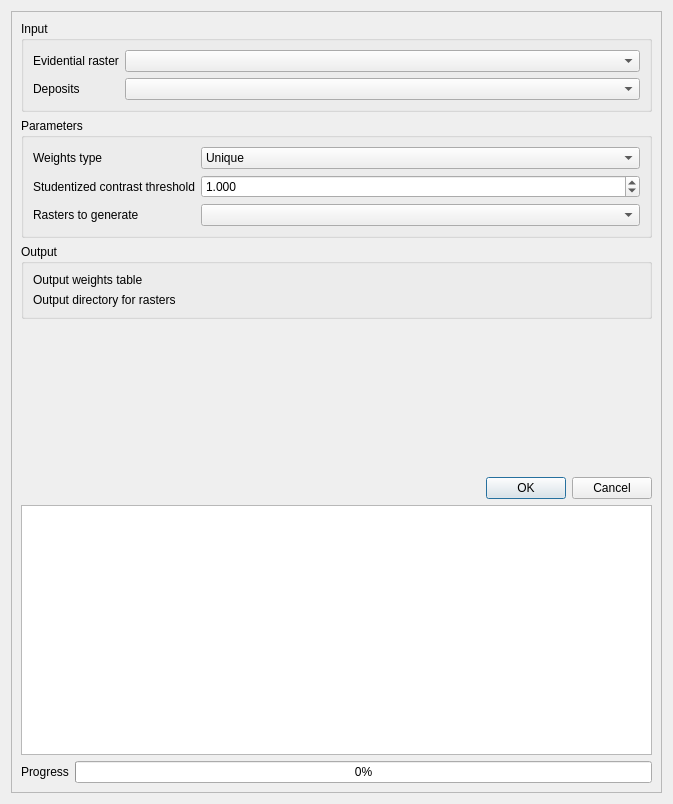
<?xml version="1.0" encoding="UTF-8"?>
<ui version="4.0">
 <class>Form</class>
 <widget class="QWidget" name="Form">
  <property name="geometry">
   <rect>
    <x>0</x>
    <y>0</y>
    <width>673</width>
    <height>804</height>
   </rect>
  </property>
  <property name="windowTitle">
   <string>Form</string>
  </property>
  <layout class="QVBoxLayout" name="verticalLayout_2">
   <item>
    <widget class="QScrollArea" name="scrollArea_2">
     <property name="widgetResizable">
      <bool>true</bool>
     </property>
     <widget class="QWidget" name="scrollAreaWidgetContents_2">
      <property name="geometry">
       <rect>
        <x>0</x>
        <y>0</y>
        <width>653</width>
        <height>784</height>
       </rect>
      </property>
      <layout class="QVBoxLayout" name="verticalLayout">
       <item>
        <widget class="QGroupBox" name="groupBox">
         <property name="title">
          <string>Input</string>
         </property>
         <layout class="QFormLayout" name="formLayout_2">
          <item row="0" column="0">
           <widget class="QLabel" name="label_2">
            <property name="toolTip">
             <string>The evidential raster to calculate weights from.</string>
            </property>
            <property name="text">
             <string>Evidential raster</string>
            </property>
           </widget>
          </item>
          <item row="0" column="1">
           <widget class="QgsMapLayerComboBox" name="evidential_raster">
            <property name="toolTip">
             <string>The evidential raster to calculate weights from.</string>
            </property>
           </widget>
          </item>
          <item row="1" column="0">
           <widget class="QLabel" name="label_3">
            <property name="toolTip">
             <string>Vector point or raster data representing the mineral deposits.</string>
            </property>
            <property name="text">
             <string>Deposits</string>
            </property>
           </widget>
          </item>
          <item row="1" column="1">
           <widget class="QgsMapLayerComboBox" name="deposits">
            <property name="toolTip">
             <string>Vector point or raster data representing the mineral deposits.</string>
            </property>
           </widget>
          </item>
         </layout>
        </widget>
       </item>
       <item>
        <widget class="QGroupBox" name="application_parameter_box">
         <property name="title">
          <string>Parameters</string>
         </property>
         <layout class="QFormLayout" name="formLayout">
          <item row="0" column="0">
           <widget class="QLabel" name="label">
            <property name="toolTip">
             <string>Weight type setting. Unique weights does not create generalized classes and does not use a studentized contrast threshold value while categorical, cumulative ascending and cumulative descending do. Categorical weights are calculated so that all classes with studentized contrast below the defined threshold are grouped into one generalized class. Cumulative ascending and descending weights find the class with max contrast and group classes above/below into generalized classes. Generalized weights are also calculated for generalized classes.</string>
            </property>
            <property name="text">
             <string>Weights type</string>
            </property>
           </widget>
          </item>
          <item row="0" column="1">
           <widget class="QComboBox" name="weights_type">
            <property name="toolTip">
             <string>Weight type setting. Unique weights does not create generalized classes and does not use a studentized contrast threshold value while categorical, cumulative ascending and cumulative descending do. Categorical weights are calculated so that all classes with studentized contrast below the defined threshold are grouped into one generalized class. Cumulative ascending and descending weights find the class with max contrast and group classes above/below into generalized classes. Generalized weights are also calculated for generalized classes.</string>
            </property>
            <item>
             <property name="text">
              <string>Unique</string>
             </property>
            </item>
            <item>
             <property name="text">
              <string>Categorical</string>
             </property>
            </item>
            <item>
             <property name="text">
              <string>Ascending</string>
             </property>
            </item>
            <item>
             <property name="text">
              <string>Descending</string>
             </property>
            </item>
           </widget>
          </item>
          <item row="1" column="0">
           <widget class="QLabel" name="label_4">
            <property name="toolTip">
             <string>Studentized contrast threshold value used with 'categorical', 'ascending' and 'descending' weight types. Used either as reclassification threshold directly (categorical) or to check that class with max contrast has studentized contrast value at least the defined value (cumulative).</string>
            </property>
            <property name="text">
             <string>Studentized contrast threshold</string>
            </property>
           </widget>
          </item>
          <item row="1" column="1">
           <widget class="QgsDoubleSpinBox" name="studentized_contrast_threshold">
            <property name="toolTip">
             <string>Studentized contrast threshold value used with 'categorical', 'ascending' and 'descending' weight types. Used either as reclassification threshold directly (categorical) or to check that class with max contrast has studentized contrast value at least the defined value (cumulative).</string>
            </property>
            <property name="decimals">
             <number>3</number>
            </property>
            <property name="minimum">
             <double>-99999.000000000000000</double>
            </property>
            <property name="maximum">
             <double>9999.000000000000000</double>
            </property>
            <property name="value">
             <double>1.000000000000000</double>
            </property>
           </widget>
          </item>
          <item row="2" column="0">
           <widget class="QLabel" name="label_6">
            <property name="toolTip">
             <string>Rasters to generate from the computed weight metrics (output weights table).</string>
            </property>
            <property name="text">
             <string>Rasters to generate</string>
            </property>
           </widget>
          </item>
          <item row="2" column="1">
           <widget class="QgsCheckableComboBox" name="rasters_to_generate">
            <property name="toolTip">
             <string>Rasters to generate from the computed weight metrics (output weights table).</string>
            </property>
            <property name="placeholderText">
             <string/>
            </property>
            <property name="defaultText">
             <string>auto</string>
            </property>
            <property name="checkedItems">
             <stringlist/>
            </property>
           </widget>
          </item>
         </layout>
        </widget>
       </item>
       <item>
        <widget class="QGroupBox" name="groupBox_2">
         <property name="title">
          <string>Output</string>
         </property>
         <layout class="QFormLayout" name="formLayout_3">
          <item row="1" column="0">
           <widget class="QLabel" name="label_5">
            <property name="toolTip">
             <string>Directory for the generated rasters. Can be left empty for temporary directory and rasters.</string>
            </property>
            <property name="text">
             <string>Output directory for rasters</string>
            </property>
           </widget>
          </item>
          <item row="1" column="1">
           <widget class="QgsFileWidget" name="output_directory">
            <property name="toolTip">
             <string>Directory for the generated rasters. Can be left empty for temporary directory and rasters.</string>
            </property>
            <property name="storageMode">
             <enum>QgsFileWidget::GetDirectory</enum>
            </property>
           </widget>
          </item>
          <item row="0" column="0">
           <widget class="QLabel" name="label_7">
            <property name="toolTip">
             <string>Output weight metrics.</string>
            </property>
            <property name="text">
             <string>Output weights table</string>
            </property>
           </widget>
          </item>
          <item row="0" column="1">
           <widget class="QgsFileWidget" name="output_table">
            <property name="toolTip">
             <string>Output weight metrics.</string>
            </property>
            <property name="storageMode">
             <enum>QgsFileWidget::SaveFile</enum>
            </property>
           </widget>
          </item>
         </layout>
        </widget>
       </item>
       <item>
        <spacer name="verticalSpacer_3">
         <property name="orientation">
          <enum>Qt::Vertical</enum>
         </property>
         <property name="sizeHint" stdset="0">
          <size>
           <width>20</width>
           <height>40</height>
          </size>
         </property>
        </spacer>
       </item>
       <item>
        <widget class="QDialogButtonBox" name="button_box">
         <property name="standardButtons">
          <set>QDialogButtonBox::Cancel|QDialogButtonBox::Ok</set>
         </property>
        </widget>
       </item>
       <item>
        <layout class="QVBoxLayout" name="verticalLayout_18">
         <item>
          <widget class="QTextEdit" name="log">
           <property name="sizePolicy">
            <sizepolicy hsizetype="Expanding" vsizetype="Expanding">
             <horstretch>0</horstretch>
             <verstretch>0</verstretch>
            </sizepolicy>
           </property>
           <property name="minimumSize">
            <size>
             <width>0</width>
             <height>250</height>
            </size>
           </property>
           <property name="maximumSize">
            <size>
             <width>16777215</width>
             <height>16777215</height>
            </size>
           </property>
           <property name="autoFormatting">
            <set>QTextEdit::AutoNone</set>
           </property>
           <property name="readOnly">
            <bool>true</bool>
           </property>
           <property name="html">
            <string>&lt;!DOCTYPE HTML PUBLIC &quot;-//W3C//DTD HTML 4.0//EN&quot; &quot;http://www.w3.org/TR/REC-html40/strict.dtd&quot;&gt;
&lt;html&gt;&lt;head&gt;&lt;meta name=&quot;qrichtext&quot; content=&quot;1&quot; /&gt;&lt;style type=&quot;text/css&quot;&gt;
p, li { white-space: pre-wrap; }
&lt;/style&gt;&lt;/head&gt;&lt;body style=&quot; font-family:'Ubuntu'; font-size:11pt; font-weight:400; font-style:normal;&quot;&gt;
&lt;p style=&quot;-qt-paragraph-type:empty; margin-top:0px; margin-bottom:0px; margin-left:0px; margin-right:0px; -qt-block-indent:0; text-indent:0px;&quot;&gt;&lt;br /&gt;&lt;/p&gt;&lt;/body&gt;&lt;/html&gt;</string>
           </property>
          </widget>
         </item>
         <item>
          <layout class="QHBoxLayout" name="progress_layout">
           <item>
            <widget class="QLabel" name="progress_label">
             <property name="text">
              <string>Progress</string>
             </property>
            </widget>
           </item>
           <item>
            <widget class="QProgressBar" name="progress_bar">
             <property name="value">
              <number>0</number>
             </property>
            </widget>
           </item>
          </layout>
         </item>
        </layout>
       </item>
      </layout>
     </widget>
    </widget>
   </item>
  </layout>
 </widget>
 <customwidgets>
  <customwidget>
   <class>QgsCheckableComboBox</class>
   <extends>QComboBox</extends>
   <header>qgscheckablecombobox.h</header>
  </customwidget>
  <customwidget>
   <class>QgsDoubleSpinBox</class>
   <extends>QDoubleSpinBox</extends>
   <header>qgsdoublespinbox.h</header>
  </customwidget>
  <customwidget>
   <class>QgsFileWidget</class>
   <extends>QWidget</extends>
   <header>qgsfilewidget.h</header>
   <container>1</container>
  </customwidget>
  <customwidget>
   <class>QgsMapLayerComboBox</class>
   <extends>QComboBox</extends>
   <header>qgsmaplayercombobox.h</header>
  </customwidget>
 </customwidgets>
 <resources/>
 <connections/>
</ui>
